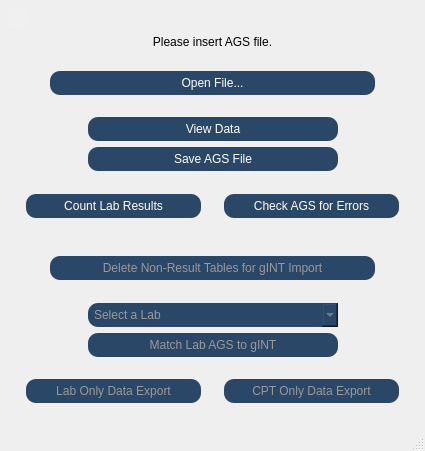
<?xml version="1.0" encoding="UTF-8"?>
<ui version="4.0">
 <class>MainWindow</class>
 <widget class="QMainWindow" name="MainWindow">
  <property name="geometry">
   <rect>
    <x>0</x>
    <y>0</y>
    <width>425</width>
    <height>451</height>
   </rect>
  </property>
  <property name="windowTitle">
   <string>AGS GUI v3.08</string>
  </property>
  <widget class="QWidget" name="centralwidget">
   <layout class="QVBoxLayout" name="verticalLayout_4">
    <item>
     <layout class="QVBoxLayout" name="verticalLayout_3">
      <item>
       <spacer name="verticalSpacer_2">
        <property name="orientation">
         <enum>Qt::Vertical</enum>
        </property>
        <property name="sizeHint" stdset="0">
         <size>
          <width>20</width>
          <height>40</height>
         </size>
        </property>
       </spacer>
      </item>
      <item>
       <layout class="QVBoxLayout" name="verticalLayout_5">
        <item>
         <widget class="QGraphicsView" name="top_spacer">
          <property name="maximumSize">
           <size>
            <width>20</width>
            <height>20</height>
           </size>
          </property>
          <property name="styleSheet">
           <string notr="true">QGraphicsView {
    background: #f0f0f0;
	border: 0;
}</string>
          </property>
         </widget>
        </item>
       </layout>
      </item>
      <item>
       <spacer name="verticalSpacer_13">
        <property name="orientation">
         <enum>Qt::Vertical</enum>
        </property>
        <property name="sizeHint" stdset="0">
         <size>
          <width>20</width>
          <height>40</height>
         </size>
        </property>
       </spacer>
      </item>
      <item>
       <spacer name="verticalSpacer_9">
        <property name="orientation">
         <enum>Qt::Vertical</enum>
        </property>
        <property name="sizeHint" stdset="0">
         <size>
          <width>20</width>
          <height>40</height>
         </size>
        </property>
       </spacer>
      </item>
      <item>
       <spacer name="verticalSpacer_14">
        <property name="orientation">
         <enum>Qt::Vertical</enum>
        </property>
        <property name="sizeHint" stdset="0">
         <size>
          <width>20</width>
          <height>40</height>
         </size>
        </property>
       </spacer>
      </item>
      <item>
       <widget class="QLabel" name="label">
        <property name="font">
         <font>
          <family>Tahoma</family>
          <pointsize>9</pointsize>
         </font>
        </property>
        <property name="text">
         <string>Please insert AGS file.</string>
        </property>
        <property name="alignment">
         <set>Qt::AlignCenter</set>
        </property>
       </widget>
      </item>
      <item>
       <layout class="QVBoxLayout" name="verticalLayout">
        <item>
         <spacer name="verticalSpacer_15">
          <property name="orientation">
           <enum>Qt::Vertical</enum>
          </property>
          <property name="sizeHint" stdset="0">
           <size>
            <width>20</width>
            <height>40</height>
           </size>
          </property>
         </spacer>
        </item>
        <item>
         <layout class="QHBoxLayout" name="horizontalLayout_4">
          <item>
           <spacer name="horizontalSpacer_15">
            <property name="orientation">
             <enum>Qt::Horizontal</enum>
            </property>
            <property name="sizeHint" stdset="0">
             <size>
              <width>40</width>
              <height>20</height>
             </size>
            </property>
           </spacer>
          </item>
          <item>
           <widget class="QPushButton" name="button_open">
            <property name="sizePolicy">
             <sizepolicy hsizetype="MinimumExpanding" vsizetype="Fixed">
              <horstretch>0</horstretch>
              <verstretch>0</verstretch>
             </sizepolicy>
            </property>
            <property name="minimumSize">
             <size>
              <width>325</width>
              <height>0</height>
             </size>
            </property>
            <property name="maximumSize">
             <size>
              <width>16777215</width>
              <height>16777215</height>
             </size>
            </property>
            <property name="font">
             <font>
              <family>Tahoma</family>
              <pointsize>9</pointsize>
              <weight>50</weight>
              <italic>false</italic>
              <bold>false</bold>
             </font>
            </property>
            <property name="styleSheet">
             <string notr="true">QPushButton {
    border-radius: 10px;
	font: 9pt &quot;Tahoma&quot;;
    background: #2b4768;
    color: white;
	padding:5px;
}

QPushButton:selected { 
    color: black;
}

QPushButton:hover {
    background: #6bb7dd;
}

QPushButton:disabled { 
    color: #999999;
}</string>
            </property>
            <property name="text">
             <string>Open File...</string>
            </property>
           </widget>
          </item>
          <item>
           <spacer name="horizontalSpacer_16">
            <property name="orientation">
             <enum>Qt::Horizontal</enum>
            </property>
            <property name="sizeHint" stdset="0">
             <size>
              <width>40</width>
              <height>20</height>
             </size>
            </property>
           </spacer>
          </item>
         </layout>
        </item>
        <item>
         <spacer name="verticalSpacer_4">
          <property name="orientation">
           <enum>Qt::Vertical</enum>
          </property>
          <property name="sizeHint" stdset="0">
           <size>
            <width>20</width>
            <height>40</height>
           </size>
          </property>
         </spacer>
        </item>
        <item>
         <layout class="QHBoxLayout" name="horizontalLayout">
          <item>
           <spacer name="horizontalSpacer">
            <property name="orientation">
             <enum>Qt::Horizontal</enum>
            </property>
            <property name="sizeHint" stdset="0">
             <size>
              <width>40</width>
              <height>20</height>
             </size>
            </property>
           </spacer>
          </item>
          <item>
           <widget class="QPushButton" name="pandas_gui">
            <property name="sizePolicy">
             <sizepolicy hsizetype="MinimumExpanding" vsizetype="Fixed">
              <horstretch>0</horstretch>
              <verstretch>0</verstretch>
             </sizepolicy>
            </property>
            <property name="minimumSize">
             <size>
              <width>250</width>
              <height>24</height>
             </size>
            </property>
            <property name="maximumSize">
             <size>
              <width>16777215</width>
              <height>16777215</height>
             </size>
            </property>
            <property name="font">
             <font>
              <family>Tahoma</family>
              <pointsize>9</pointsize>
              <weight>50</weight>
              <italic>false</italic>
              <bold>false</bold>
             </font>
            </property>
            <property name="styleSheet">
             <string notr="true">QPushButton {
    border-radius: 10px;
	font: 9pt &quot;Tahoma&quot;;
    background: #2b4768;
    color: white;
	padding:5px;
}

QPushButton:selected { /* italicize selected tabs */
    color: black;
}

QPushButton:hover { /* italicize selected tabs */
    background: #6bb7dd;
}

QPushButton:disabled { 
    color: #999999;
}</string>
            </property>
            <property name="text">
             <string>View Data</string>
            </property>
           </widget>
          </item>
          <item>
           <spacer name="horizontalSpacer_2">
            <property name="orientation">
             <enum>Qt::Horizontal</enum>
            </property>
            <property name="sizeHint" stdset="0">
             <size>
              <width>40</width>
              <height>20</height>
             </size>
            </property>
           </spacer>
          </item>
         </layout>
        </item>
        <item>
         <layout class="QHBoxLayout" name="horizontalLayout_2">
          <item>
           <spacer name="horizontalSpacer_3">
            <property name="orientation">
             <enum>Qt::Horizontal</enum>
            </property>
            <property name="sizeHint" stdset="0">
             <size>
              <width>40</width>
              <height>20</height>
             </size>
            </property>
           </spacer>
          </item>
          <item>
           <widget class="QPushButton" name="button_save_ags">
            <property name="sizePolicy">
             <sizepolicy hsizetype="MinimumExpanding" vsizetype="Fixed">
              <horstretch>0</horstretch>
              <verstretch>0</verstretch>
             </sizepolicy>
            </property>
            <property name="minimumSize">
             <size>
              <width>250</width>
              <height>0</height>
             </size>
            </property>
            <property name="maximumSize">
             <size>
              <width>16777215</width>
              <height>16777215</height>
             </size>
            </property>
            <property name="font">
             <font>
              <family>Tahoma</family>
              <pointsize>9</pointsize>
              <weight>50</weight>
              <italic>false</italic>
              <bold>false</bold>
             </font>
            </property>
            <property name="styleSheet">
             <string notr="true">QPushButton {
    border-radius: 10px;
	font: 9pt &quot;Tahoma&quot;;
    background: #2b4768;
    color: white;
	padding:5px;
}

QPushButton:selected { 
    color: black;
}

QPushButton:hover { 
    background: #6bb7dd;
}

QPushButton:disabled { 
    color: #999999;
}</string>
            </property>
            <property name="text">
             <string>Save AGS File</string>
            </property>
           </widget>
          </item>
          <item>
           <spacer name="horizontalSpacer_4">
            <property name="orientation">
             <enum>Qt::Horizontal</enum>
            </property>
            <property name="sizeHint" stdset="0">
             <size>
              <width>40</width>
              <height>20</height>
             </size>
            </property>
           </spacer>
          </item>
         </layout>
        </item>
        <item>
         <spacer name="verticalSpacer_6">
          <property name="orientation">
           <enum>Qt::Vertical</enum>
          </property>
          <property name="sizeHint" stdset="0">
           <size>
            <width>20</width>
            <height>40</height>
           </size>
          </property>
         </spacer>
        </item>
        <item>
         <layout class="QHBoxLayout" name="horizontalLayout_3">
          <item>
           <spacer name="horizontalSpacer_5">
            <property name="orientation">
             <enum>Qt::Horizontal</enum>
            </property>
            <property name="sizeHint" stdset="0">
             <size>
              <width>40</width>
              <height>20</height>
             </size>
            </property>
           </spacer>
          </item>
          <item>
           <widget class="QPushButton" name="button_count_results">
            <property name="sizePolicy">
             <sizepolicy hsizetype="MinimumExpanding" vsizetype="Fixed">
              <horstretch>0</horstretch>
              <verstretch>0</verstretch>
             </sizepolicy>
            </property>
            <property name="minimumSize">
             <size>
              <width>175</width>
              <height>0</height>
             </size>
            </property>
            <property name="maximumSize">
             <size>
              <width>16777215</width>
              <height>16777215</height>
             </size>
            </property>
            <property name="font">
             <font>
              <family>Tahoma</family>
              <pointsize>9</pointsize>
              <weight>50</weight>
              <italic>false</italic>
              <bold>false</bold>
             </font>
            </property>
            <property name="styleSheet">
             <string notr="true">QPushButton {
    border-radius: 10px;
	font: 9pt &quot;Tahoma&quot;;
    background: #2b4768;
    color: white;
	padding:5px;
}

QPushButton:selected { 
    color: black;
}

QPushButton:hover { 
    background: #6bb7dd;
}

QPushButton:disabled { 
    color: #999999;
}</string>
            </property>
            <property name="text">
             <string>Count Lab Results</string>
            </property>
           </widget>
          </item>
          <item>
           <spacer name="horizontalSpacer_6">
            <property name="orientation">
             <enum>Qt::Horizontal</enum>
            </property>
            <property name="sizeHint" stdset="0">
             <size>
              <width>40</width>
              <height>20</height>
             </size>
            </property>
           </spacer>
          </item>
          <item>
           <widget class="QPushButton" name="button_ags_checker">
            <property name="sizePolicy">
             <sizepolicy hsizetype="MinimumExpanding" vsizetype="Fixed">
              <horstretch>0</horstretch>
              <verstretch>0</verstretch>
             </sizepolicy>
            </property>
            <property name="minimumSize">
             <size>
              <width>175</width>
              <height>0</height>
             </size>
            </property>
            <property name="maximumSize">
             <size>
              <width>16777215</width>
              <height>16777215</height>
             </size>
            </property>
            <property name="font">
             <font>
              <family>Tahoma</family>
              <pointsize>9</pointsize>
              <weight>50</weight>
              <italic>false</italic>
              <bold>false</bold>
             </font>
            </property>
            <property name="styleSheet">
             <string notr="true">QPushButton {
    border-radius: 10px;
	font: 9pt &quot;Tahoma&quot;;
    background: #2b4768;
    color: white;
	padding:5px;
}

QPushButton:selected { 
    color: black;
}

QPushButton:hover { 
    background: #6bb7dd;
}

QPushButton:disabled { 
    color: #999999;
}</string>
            </property>
            <property name="text">
             <string>Check AGS for Errors</string>
            </property>
           </widget>
          </item>
          <item>
           <spacer name="horizontalSpacer_7">
            <property name="orientation">
             <enum>Qt::Horizontal</enum>
            </property>
            <property name="sizeHint" stdset="0">
             <size>
              <width>40</width>
              <height>20</height>
             </size>
            </property>
           </spacer>
          </item>
         </layout>
        </item>
        <item>
         <spacer name="verticalSpacer_7">
          <property name="orientation">
           <enum>Qt::Vertical</enum>
          </property>
          <property name="sizeHint" stdset="0">
           <size>
            <width>20</width>
            <height>40</height>
           </size>
          </property>
         </spacer>
        </item>
       </layout>
      </item>
      <item>
       <spacer name="verticalSpacer_10">
        <property name="orientation">
         <enum>Qt::Vertical</enum>
        </property>
        <property name="sizeHint" stdset="0">
         <size>
          <width>20</width>
          <height>40</height>
         </size>
        </property>
       </spacer>
      </item>
      <item>
       <layout class="QVBoxLayout" name="verticalLayout_2">
        <item>
         <spacer name="verticalSpacer_8">
          <property name="orientation">
           <enum>Qt::Vertical</enum>
          </property>
          <property name="sizeHint" stdset="0">
           <size>
            <width>20</width>
            <height>40</height>
           </size>
          </property>
         </spacer>
        </item>
        <item>
         <layout class="QHBoxLayout" name="horizontalLayout_5">
          <item>
           <spacer name="horizontalSpacer_17">
            <property name="orientation">
             <enum>Qt::Horizontal</enum>
            </property>
            <property name="sizeHint" stdset="0">
             <size>
              <width>40</width>
              <height>20</height>
             </size>
            </property>
           </spacer>
          </item>
          <item>
           <widget class="QPushButton" name="button_del_tbl">
            <property name="enabled">
             <bool>false</bool>
            </property>
            <property name="sizePolicy">
             <sizepolicy hsizetype="MinimumExpanding" vsizetype="Fixed">
              <horstretch>0</horstretch>
              <verstretch>0</verstretch>
             </sizepolicy>
            </property>
            <property name="minimumSize">
             <size>
              <width>325</width>
              <height>0</height>
             </size>
            </property>
            <property name="maximumSize">
             <size>
              <width>16777215</width>
              <height>16777215</height>
             </size>
            </property>
            <property name="font">
             <font>
              <family>Tahoma</family>
              <pointsize>9</pointsize>
              <weight>50</weight>
              <italic>false</italic>
              <bold>false</bold>
             </font>
            </property>
            <property name="styleSheet">
             <string notr="true">QPushButton {
    border-radius: 10px;
	font: 9pt &quot;Tahoma&quot;;
    background: #2b4768;
    color: white;
	padding:5px;
}

QPushButton:selected {
    color: black;
}

QPushButton:hover { 
    background: #6bb7dd;
}

QPushButton:disabled { 
    color: #999999;
}</string>
            </property>
            <property name="text">
             <string>Delete Non-Result Tables for gINT Import</string>
            </property>
           </widget>
          </item>
          <item>
           <spacer name="horizontalSpacer_18">
            <property name="orientation">
             <enum>Qt::Horizontal</enum>
            </property>
            <property name="sizeHint" stdset="0">
             <size>
              <width>40</width>
              <height>20</height>
             </size>
            </property>
           </spacer>
          </item>
         </layout>
        </item>
        <item>
         <spacer name="verticalSpacer_5">
          <property name="orientation">
           <enum>Qt::Vertical</enum>
          </property>
          <property name="sizeHint" stdset="0">
           <size>
            <width>20</width>
            <height>40</height>
           </size>
          </property>
         </spacer>
        </item>
        <item>
         <layout class="QHBoxLayout" name="horizontalLayout_6">
          <item>
           <spacer name="horizontalSpacer_8">
            <property name="orientation">
             <enum>Qt::Horizontal</enum>
            </property>
            <property name="sizeHint" stdset="0">
             <size>
              <width>40</width>
              <height>20</height>
             </size>
            </property>
           </spacer>
          </item>
          <item>
           <widget class="QComboBox" name="lab_select">
            <property name="enabled">
             <bool>false</bool>
            </property>
            <property name="sizePolicy">
             <sizepolicy hsizetype="MinimumExpanding" vsizetype="Fixed">
              <horstretch>0</horstretch>
              <verstretch>0</verstretch>
             </sizepolicy>
            </property>
            <property name="minimumSize">
             <size>
              <width>250</width>
              <height>0</height>
             </size>
            </property>
            <property name="maximumSize">
             <size>
              <width>16777215</width>
              <height>16777215</height>
             </size>
            </property>
            <property name="styleSheet">
             <string notr="true">QComboBox {
	font: 9pt &quot;Tahoma&quot;;
    background: #2b4768;
    color: white;
    border-radius: 10px;
	padding: 4px;
	padding-left: 6px;
}

QComboBox:selected {
    color: black;
}

QComboBox:hover {
    background: #6bb7dd;
}

QComboBox::drop-down {
    subcontrol-origin: center;
}

QComboBox:disabled { 
    color: #999999;
}</string>
            </property>
            <item>
             <property name="text">
              <string>Select a Lab</string>
             </property>
            </item>
           </widget>
          </item>
          <item>
           <spacer name="horizontalSpacer_9">
            <property name="orientation">
             <enum>Qt::Horizontal</enum>
            </property>
            <property name="sizeHint" stdset="0">
             <size>
              <width>40</width>
              <height>20</height>
             </size>
            </property>
           </spacer>
          </item>
         </layout>
        </item>
        <item>
         <layout class="QHBoxLayout" name="horizontalLayout_7">
          <item>
           <spacer name="horizontalSpacer_10">
            <property name="orientation">
             <enum>Qt::Horizontal</enum>
            </property>
            <property name="sizeHint" stdset="0">
             <size>
              <width>40</width>
              <height>20</height>
             </size>
            </property>
           </spacer>
          </item>
          <item>
           <widget class="QPushButton" name="button_match_lab">
            <property name="enabled">
             <bool>false</bool>
            </property>
            <property name="sizePolicy">
             <sizepolicy hsizetype="MinimumExpanding" vsizetype="Fixed">
              <horstretch>0</horstretch>
              <verstretch>0</verstretch>
             </sizepolicy>
            </property>
            <property name="minimumSize">
             <size>
              <width>250</width>
              <height>0</height>
             </size>
            </property>
            <property name="maximumSize">
             <size>
              <width>16777215</width>
              <height>16777215</height>
             </size>
            </property>
            <property name="font">
             <font>
              <family>Tahoma</family>
              <pointsize>9</pointsize>
              <weight>50</weight>
              <italic>false</italic>
              <bold>false</bold>
             </font>
            </property>
            <property name="styleSheet">
             <string notr="true">QPushButton {
    border-radius: 10px;
	font: 9pt &quot;Tahoma&quot;;
    background: #2b4768;
    color: white;
	padding:5px;
}

QPushButton:selected { 
    color: black;
}

QPushButton:hover { 
    background: #6bb7dd;
}

QPushButton:disabled { 
    color: #999999;
}</string>
            </property>
            <property name="text">
             <string>Match Lab AGS to gINT</string>
            </property>
           </widget>
          </item>
          <item>
           <spacer name="horizontalSpacer_11">
            <property name="orientation">
             <enum>Qt::Horizontal</enum>
            </property>
            <property name="sizeHint" stdset="0">
             <size>
              <width>40</width>
              <height>20</height>
             </size>
            </property>
           </spacer>
          </item>
         </layout>
        </item>
        <item>
         <spacer name="verticalSpacer_11">
          <property name="orientation">
           <enum>Qt::Vertical</enum>
          </property>
          <property name="sizeHint" stdset="0">
           <size>
            <width>20</width>
            <height>40</height>
           </size>
          </property>
         </spacer>
        </item>
        <item>
         <layout class="QHBoxLayout" name="horizontalLayout_8">
          <item>
           <spacer name="horizontalSpacer_12">
            <property name="orientation">
             <enum>Qt::Horizontal</enum>
            </property>
            <property name="sizeHint" stdset="0">
             <size>
              <width>40</width>
              <height>20</height>
             </size>
            </property>
           </spacer>
          </item>
          <item>
           <widget class="QPushButton" name="button_lab_only">
            <property name="enabled">
             <bool>false</bool>
            </property>
            <property name="sizePolicy">
             <sizepolicy hsizetype="MinimumExpanding" vsizetype="Fixed">
              <horstretch>0</horstretch>
              <verstretch>0</verstretch>
             </sizepolicy>
            </property>
            <property name="minimumSize">
             <size>
              <width>175</width>
              <height>0</height>
             </size>
            </property>
            <property name="maximumSize">
             <size>
              <width>16777215</width>
              <height>16777215</height>
             </size>
            </property>
            <property name="font">
             <font>
              <family>Tahoma</family>
              <pointsize>9</pointsize>
              <weight>50</weight>
              <italic>false</italic>
              <bold>false</bold>
             </font>
            </property>
            <property name="styleSheet">
             <string notr="true">QPushButton {
    border-radius: 10px;
	font: 9pt &quot;Tahoma&quot;;
    background: #2b4768;
    color: white;
	padding:5px;
}

QPushButton:selected { 
    color: black;
}

QPushButton:hover {
    background: #6bb7dd;
}

QPushButton:disabled { 
    color: #999999;
}</string>
            </property>
            <property name="text">
             <string>Lab Only Data Export</string>
            </property>
           </widget>
          </item>
          <item>
           <spacer name="horizontalSpacer_13">
            <property name="orientation">
             <enum>Qt::Horizontal</enum>
            </property>
            <property name="sizeHint" stdset="0">
             <size>
              <width>40</width>
              <height>20</height>
             </size>
            </property>
           </spacer>
          </item>
          <item>
           <widget class="QPushButton" name="button_cpt_only">
            <property name="enabled">
             <bool>false</bool>
            </property>
            <property name="sizePolicy">
             <sizepolicy hsizetype="MinimumExpanding" vsizetype="Fixed">
              <horstretch>0</horstretch>
              <verstretch>0</verstretch>
             </sizepolicy>
            </property>
            <property name="minimumSize">
             <size>
              <width>175</width>
              <height>0</height>
             </size>
            </property>
            <property name="maximumSize">
             <size>
              <width>16777215</width>
              <height>16777215</height>
             </size>
            </property>
            <property name="font">
             <font>
              <family>Tahoma</family>
              <pointsize>9</pointsize>
              <weight>50</weight>
              <italic>false</italic>
              <bold>false</bold>
             </font>
            </property>
            <property name="styleSheet">
             <string notr="true">QPushButton {
    border-radius: 10px;
	font: 9pt &quot;Tahoma&quot;;
    background: #2b4768;
    color: white;
	padding:5px;
}

QPushButton:selected {
    color: black;
}

QPushButton:hover { 
    background: #6bb7dd;
}

QPushButton:disabled { 
    color: #999999;
}</string>
            </property>
            <property name="text">
             <string>CPT Only Data Export</string>
            </property>
           </widget>
          </item>
          <item>
           <spacer name="horizontalSpacer_14">
            <property name="orientation">
             <enum>Qt::Horizontal</enum>
            </property>
            <property name="sizeHint" stdset="0">
             <size>
              <width>40</width>
              <height>20</height>
             </size>
            </property>
           </spacer>
          </item>
         </layout>
        </item>
        <item>
         <spacer name="verticalSpacer_12">
          <property name="orientation">
           <enum>Qt::Vertical</enum>
          </property>
          <property name="sizeHint" stdset="0">
           <size>
            <width>20</width>
            <height>40</height>
           </size>
          </property>
         </spacer>
        </item>
       </layout>
      </item>
      <item>
       <spacer name="verticalSpacer_3">
        <property name="orientation">
         <enum>Qt::Vertical</enum>
        </property>
        <property name="sizeHint" stdset="0">
         <size>
          <width>20</width>
          <height>40</height>
         </size>
        </property>
       </spacer>
      </item>
     </layout>
    </item>
   </layout>
  </widget>
  <widget class="QMenuBar" name="menubar">
   <property name="geometry">
    <rect>
     <x>0</x>
     <y>0</y>
     <width>425</width>
     <height>21</height>
    </rect>
   </property>
  </widget>
  <widget class="QStatusBar" name="statusbar"/>
 </widget>
 <resources/>
 <connections/>
</ui>
